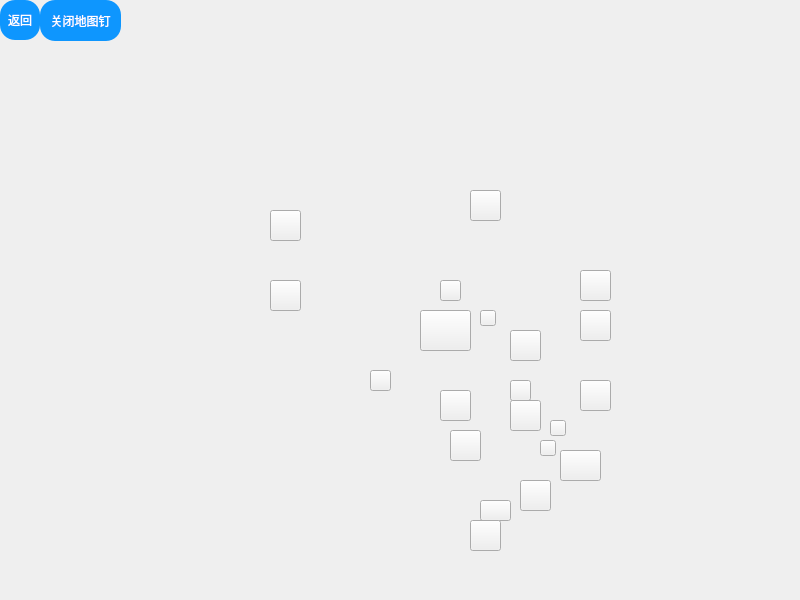
<?xml version="1.0" encoding="UTF-8"?>
<ui version="4.0">
 <class>mapdialog</class>
 <widget class="QDialog" name="mapdialog">
  <property name="geometry">
   <rect>
    <x>0</x>
    <y>0</y>
    <width>800</width>
    <height>600</height>
   </rect>
  </property>
  <property name="minimumSize">
   <size>
    <width>800</width>
    <height>600</height>
   </size>
  </property>
  <property name="windowTitle">
   <string>Dialog</string>
  </property>
  <property name="styleSheet">
   <string notr="true">QDialog#mapdialog{border-image: url(:/map/map.png);}</string>
  </property>
  <widget class="QPushButton" name="mappb1">
   <property name="geometry">
    <rect>
     <x>0</x>
     <y>0</y>
     <width>40</width>
     <height>40</height>
    </rect>
   </property>
   <property name="styleSheet">
    <string notr="true">QPushButton
{
    font-family:Microsoft Yahei;
    font:=20px;
    color:white;
    background-color:rgb(14 , 150 , 254);
    border-radius:15px;
    height:20px;
    width:20px;
}

QPushButton:hover
{
    background-color:rgb(44 , 137 , 255);
}

QPushButton:pressed
{
    background-color:rgb(14 , 150 , 254);
    padding-left:3px;
    padding-top:3px;
}</string>
   </property>
   <property name="text">
    <string>返回</string>
   </property>
  </widget>
  <widget class="QPushButton" name="pushButton">
   <property name="geometry">
    <rect>
     <x>510</x>
     <y>330</y>
     <width>31</width>
     <height>31</height>
    </rect>
   </property>
   <property name="styleSheet">
    <string notr="true">border-image: url(:/pin/1.png);
</string>
   </property>
   <property name="text">
    <string/>
   </property>
  </widget>
  <widget class="QPushButton" name="pushButton_2">
   <property name="geometry">
    <rect>
     <x>510</x>
     <y>380</y>
     <width>21</width>
     <height>21</height>
    </rect>
   </property>
   <property name="styleSheet">
    <string notr="true">border-image: url(:/pin/1.png);</string>
   </property>
   <property name="text">
    <string/>
   </property>
  </widget>
  <widget class="QPushButton" name="pushButton_3">
   <property name="geometry">
    <rect>
     <x>440</x>
     <y>280</y>
     <width>21</width>
     <height>21</height>
    </rect>
   </property>
   <property name="styleSheet">
    <string notr="true">border-image: url(:/pin/1.png);</string>
   </property>
   <property name="text">
    <string/>
   </property>
  </widget>
  <widget class="QPushButton" name="pushButton_4">
   <property name="geometry">
    <rect>
     <x>480</x>
     <y>310</y>
     <width>16</width>
     <height>16</height>
    </rect>
   </property>
   <property name="styleSheet">
    <string notr="true">border-image: url(:/pin/1.png);</string>
   </property>
   <property name="text">
    <string/>
   </property>
  </widget>
  <widget class="QPushButton" name="pushButton_5">
   <property name="geometry">
    <rect>
     <x>510</x>
     <y>400</y>
     <width>31</width>
     <height>31</height>
    </rect>
   </property>
   <property name="styleSheet">
    <string notr="true">border-image: url(:/pin/1.png);</string>
   </property>
   <property name="text">
    <string/>
   </property>
  </widget>
  <widget class="QPushButton" name="pushButton_6">
   <property name="geometry">
    <rect>
     <x>540</x>
     <y>440</y>
     <width>16</width>
     <height>16</height>
    </rect>
   </property>
   <property name="styleSheet">
    <string notr="true">border-image: url(:/pin/1.png);</string>
   </property>
   <property name="text">
    <string/>
   </property>
  </widget>
  <widget class="QPushButton" name="pushButton_7">
   <property name="geometry">
    <rect>
     <x>550</x>
     <y>420</y>
     <width>16</width>
     <height>16</height>
    </rect>
   </property>
   <property name="styleSheet">
    <string notr="true">border-image: url(:/pin/1.png);</string>
   </property>
   <property name="text">
    <string/>
   </property>
  </widget>
  <widget class="QPushButton" name="pushButton_15">
   <property name="geometry">
    <rect>
     <x>470</x>
     <y>190</y>
     <width>31</width>
     <height>31</height>
    </rect>
   </property>
   <property name="styleSheet">
    <string notr="true">border-image: url(:/pin/3.png);</string>
   </property>
   <property name="text">
    <string/>
   </property>
  </widget>
  <widget class="QPushButton" name="pushButton_16">
   <property name="geometry">
    <rect>
     <x>370</x>
     <y>370</y>
     <width>21</width>
     <height>21</height>
    </rect>
   </property>
   <property name="styleSheet">
    <string notr="true">border-image: url(:/pin/3.png);</string>
   </property>
   <property name="text">
    <string/>
   </property>
  </widget>
  <widget class="QPushButton" name="pushButton_17">
   <property name="geometry">
    <rect>
     <x>560</x>
     <y>450</y>
     <width>41</width>
     <height>31</height>
    </rect>
   </property>
   <property name="styleSheet">
    <string notr="true">border-image: url(:/pin/3.png);</string>
   </property>
   <property name="text">
    <string/>
   </property>
  </widget>
  <widget class="QPushButton" name="pushButton_18">
   <property name="geometry">
    <rect>
     <x>520</x>
     <y>480</y>
     <width>31</width>
     <height>31</height>
    </rect>
   </property>
   <property name="styleSheet">
    <string notr="true">border-image: url(:/pin/3.png);</string>
   </property>
   <property name="text">
    <string/>
   </property>
  </widget>
  <widget class="QPushButton" name="pushButton_19">
   <property name="geometry">
    <rect>
     <x>480</x>
     <y>500</y>
     <width>31</width>
     <height>21</height>
    </rect>
   </property>
   <property name="styleSheet">
    <string notr="true">border-image: url(:/pin/3.png);</string>
   </property>
   <property name="text">
    <string/>
   </property>
  </widget>
  <widget class="QPushButton" name="pushButton_26">
   <property name="geometry">
    <rect>
     <x>270</x>
     <y>210</y>
     <width>31</width>
     <height>31</height>
    </rect>
   </property>
   <property name="styleSheet">
    <string notr="true">border-image: url(:/pin/8.png);</string>
   </property>
   <property name="text">
    <string/>
   </property>
  </widget>
  <widget class="QPushButton" name="pushButton_27">
   <property name="geometry">
    <rect>
     <x>580</x>
     <y>270</y>
     <width>31</width>
     <height>31</height>
    </rect>
   </property>
   <property name="styleSheet">
    <string notr="true">border-image: url(:/pin/8.png);</string>
   </property>
   <property name="text">
    <string/>
   </property>
  </widget>
  <widget class="QPushButton" name="pushButton_28">
   <property name="geometry">
    <rect>
     <x>270</x>
     <y>280</y>
     <width>31</width>
     <height>31</height>
    </rect>
   </property>
   <property name="styleSheet">
    <string notr="true">border-image: url(:/pin/8.png);</string>
   </property>
   <property name="text">
    <string/>
   </property>
  </widget>
  <widget class="QPushButton" name="pushButton_29">
   <property name="geometry">
    <rect>
     <x>470</x>
     <y>520</y>
     <width>31</width>
     <height>31</height>
    </rect>
   </property>
   <property name="styleSheet">
    <string notr="true">border-image: url(:/pin/8.png);</string>
   </property>
   <property name="text">
    <string/>
   </property>
  </widget>
  <widget class="QPushButton" name="pushButton_30">
   <property name="geometry">
    <rect>
     <x>580</x>
     <y>310</y>
     <width>31</width>
     <height>31</height>
    </rect>
   </property>
   <property name="styleSheet">
    <string notr="true">border-image: url(:/pin/8.png);</string>
   </property>
   <property name="text">
    <string/>
   </property>
  </widget>
  <widget class="QPushButton" name="pushButton_31">
   <property name="geometry">
    <rect>
     <x>580</x>
     <y>380</y>
     <width>31</width>
     <height>31</height>
    </rect>
   </property>
   <property name="styleSheet">
    <string notr="true">border-image: url(:/pin/8.png);</string>
   </property>
   <property name="text">
    <string/>
   </property>
  </widget>
  <widget class="QPushButton" name="pushButton_44">
   <property name="geometry">
    <rect>
     <x>420</x>
     <y>310</y>
     <width>51</width>
     <height>41</height>
    </rect>
   </property>
   <property name="styleSheet">
    <string notr="true">border-image: url(:/pin/2.png);</string>
   </property>
   <property name="text">
    <string/>
   </property>
  </widget>
  <widget class="QPushButton" name="pushButton_45">
   <property name="geometry">
    <rect>
     <x>440</x>
     <y>390</y>
     <width>31</width>
     <height>31</height>
    </rect>
   </property>
   <property name="styleSheet">
    <string notr="true">border-image: url(:/pin/2.png);</string>
   </property>
   <property name="text">
    <string/>
   </property>
  </widget>
  <widget class="QPushButton" name="pushButton_46">
   <property name="geometry">
    <rect>
     <x>450</x>
     <y>430</y>
     <width>31</width>
     <height>31</height>
    </rect>
   </property>
   <property name="styleSheet">
    <string notr="true">border-image: url(:/pin/2.png);</string>
   </property>
   <property name="text">
    <string/>
   </property>
  </widget>
  <widget class="QPushButton" name="pushButton_50">
   <property name="geometry">
    <rect>
     <x>40</x>
     <y>0</y>
     <width>81</width>
     <height>41</height>
    </rect>
   </property>
   <property name="styleSheet">
    <string notr="true">QPushButton
{
    font-family:Microsoft Yahei;
    font:=20px;
    color:white;
    background-color:rgb(14 , 150 , 254);
    border-radius:15px;
    height:20px;
    width:20px;
}

QPushButton:hover
{
    background-color:rgb(44 , 137 , 255);
}

QPushButton:pressed
{
    background-color:rgb(14 , 150 , 254);
    padding-left:3px;
    padding-top:3px;
}</string>
   </property>
   <property name="text">
    <string>关闭地图钉</string>
   </property>
  </widget>
 </widget>
 <resources/>
 <connections/>
</ui>
